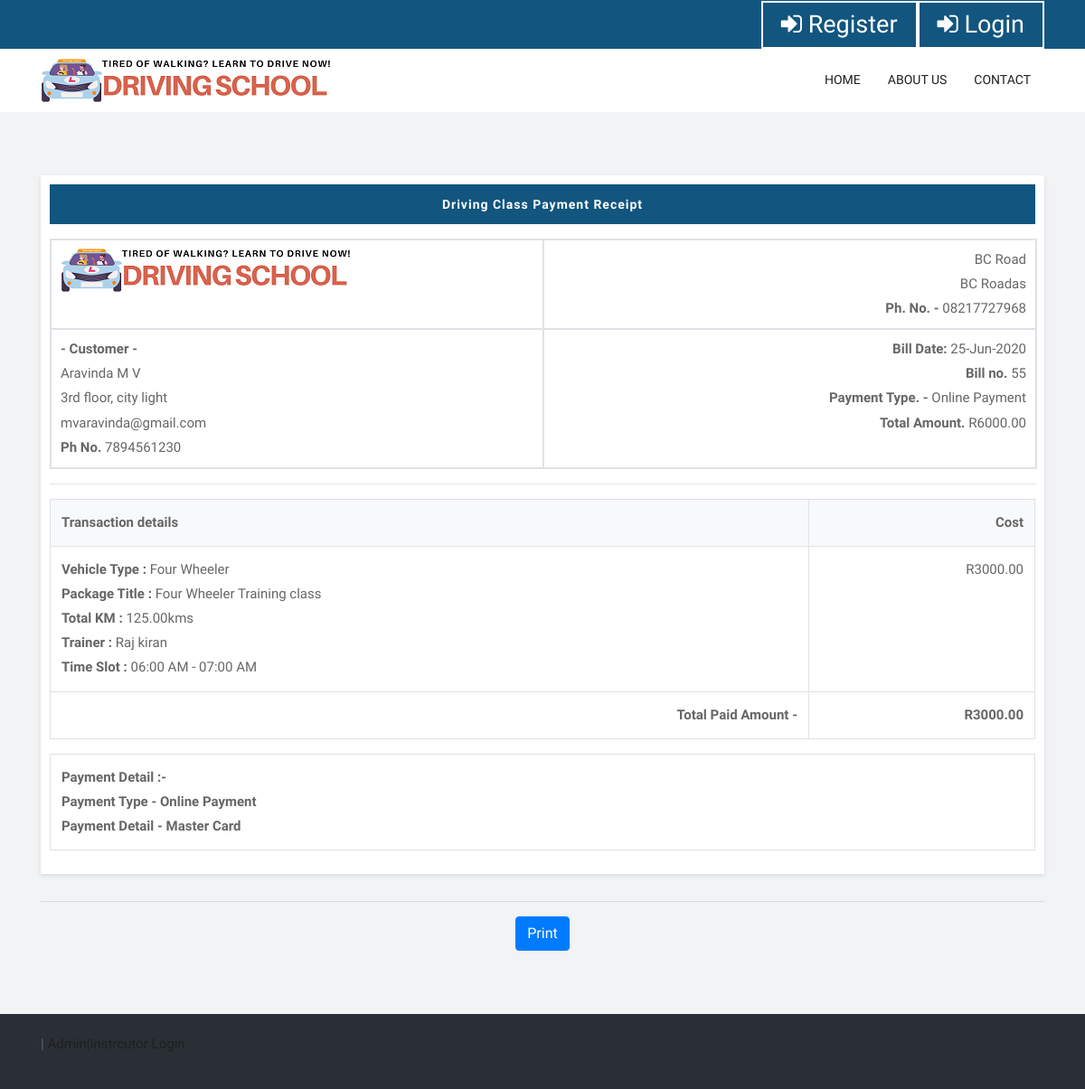
Screenshot of /school/drivingclassreceipt.php?insid=55 with the database file from the repository.
### tables this page shows
CREATE TABLE `package` (
  `package_id` int(10) NOT NULL,
  `branch_id` int(10) NOT NULL,
  `vehicle_type` varchar(20) NOT NULL,
  `package_title` varchar(250) NOT NULL,
  `package_cost` float(10,2) NOT NULL,
  `package_type` varchar(50) NOT NULL,
  `total_km` double(10,2) NOT NULL,
  `no_of_days` int(11) NOT NULL,
  `note` text NOT NULL,
  `status` varchar(10) NOT NULL
);

CREATE TABLE `branch` (
  `branch_id` int(10) NOT NULL,
  `branch_name` varchar(30) NOT NULL,
  `branch_address` text NOT NULL,
  `contact_no` varchar(15) NOT NULL,
  `status` varchar(10) NOT NULL
);

CREATE TABLE `customer` (
  `customer_id` int(10) NOT NULL,
  `customer_name` varchar(100) NOT NULL,
  `gender` varchar(10) NOT NULL,
  `dob` date NOT NULL,
  `customer_address` text NOT NULL,
  `cust_email` varchar(25) NOT NULL,
  `cust_mob` varchar(15) NOT NULL,
  `cust_password` varchar(25) NOT NULL,
  `profile_img` varchar(100) NOT NULL,
  `status` varchar(10) NOT NULL
);

CREATE TABLE `payment` (
  `payment_id` int(10) NOT NULL,
  `dl_id` int(10) DEFAULT NULL,
  `class_id` int(10) DEFAULT NULL,
  `llr_id` bigint(20) DEFAULT NULL,
  `payment_date` date NOT NULL,
  `paid_amt` float(10,2) DEFAULT NULL,
  `payment_detail` text DEFAULT NULL,
  `status` varchar(10) DEFAULT NULL
);

CREATE TABLE `driving_class` (
  `class_id` int(10) NOT NULL,
  `customer_id` int(10) NOT NULL,
  `branch_id` int(10) NOT NULL,
  `employee_id` int(10) NOT NULL,
  `vehicle_type` varchar(25) NOT NULL,
  `package_id` int(10) NOT NULL,
  `package_cost` float(10,2) NOT NULL,
  `start_date` date NOT NULL,
  `end_date` date NOT NULL,
  `timeslot_id` int(10) NOT NULL,
  `note` text NOT NULL,
  `status` varchar(10) NOT NULL
);

CREATE TABLE `employee` (
  `employee_id` int(10) NOT NULL,
  `branch_id` int(10) NOT NULL,
  `employee_name` varchar(25) NOT NULL,
  `employee_type` varchar(25) NOT NULL,
  `gender` varchar(10) NOT NULL,
  `login_id` varchar(25) NOT NULL,
  `password` varchar(25) NOT NULL,
  `email_id` varchar(50) NOT NULL,
  `profile` text NOT NULL,
  `address` text NOT NULL,
  `contact_no` varchar(15) NOT NULL,
  `certificate` varchar(100) NOT NULL,
  `profile_img` varchar(100) NOT NULL,
  `status` varchar(10) NOT NULL
);

CREATE TABLE `time_slots` (
  `timeslot_id` int(10) NOT NULL,
  `employee_id` int(10) NOT NULL,
  `start_time` time NOT NULL,
  `end_time` time NOT NULL,
  `status` varchar(10) NOT NULL
);

### school/drivingclassreceipt.php (the view, shortened to what this page needs)
<?php
include("header.php");
$sqlpayment = "SELECT * FROM payment WHERE payment_id='$_GET[insid]'";
$qsqlpayment = mysqli_query($con,$sqlpayment);
$rspayment = mysqli_fetch_array($qsqlpayment);
$paymenttype= unserialize($rspayment['payment_detail']);
$sqldriving_class = "SELECT driving_class.*,customer.customer_name,branch.branch_name,employee.employee_name,package.vehicle_type, time_slots.start_time FROM driving_class LEFT JOIN customer on driving_class.customer_id=customer.customer_id LEFT JOIN branch ON branch.branch_id=driving_class.branch_id LEFT JOIN employee ON employee.employee_id=driving_class.employee_id LEFT JOIN package ON package.package_id=driving_class.package_id LEFT JOIN time_slots ON time_slots.timeslot_id=driving_class.timeslot_id WHERE driving_class.class_id='$rspayment[class_id]'";
$qsqldriving_class = mysqli_query($con,$sqldriving_class);
$rsdriving_class = mysqli_fetch_array($qsqldriving_class);
$sqlpackage = "SELECT package.*,branch.* FROM package LEFT JOIN branch on package.branch_id=branch.branch_id WHERE package.package_id='$rsdriving_class[package_id]'";
$qsqlpackage = mysqli_query($con,$sqlpackage);
$rspackage = mysqli_fetch_array($qsqlpackage);
?>
	<div id="blog" class="blog-box">
		<div class="container">
		<div id="printableArea">
<div class="row">
	<div class="col-lg-12 col-md-12 col-sm-12">
		<div class="blog-inner">
<div class="item-meta">
	<a href="#"> <b>Driving Class Payment Receipt</b> </a>
</div>
<p>
	<table  id="datatable" class="table table-bordered">
		<tr>
			<td style="text-align: left;">
				<img src="images/logo.png" >
			</td>
			<td style="text-align: right;">
				<?php
				echo $rspackage['branch_name'] . "<br>";
				echo $rspackage['branch_address']. "<br>";
				echo "<b>Ph. No. -</b> ".$rspackage['contact_no'];
				?>
			</td>
		</tr>
		<tr>
			<td style="width: 50%;text-align: left;">
			<b>- Customer -</b><br>
<?php
	$sqlcustomer ="SELECT * FROM customer where customer_id='$rsdriving_class[customer_id]'";
	$qsqlcustomer = mysqli_query($con,$sqlcustomer);
	$rscustomer = mysqli_fetch_array($qsqlcustomer);
	echo $rscustomer['customer_name'] . "<br>";
	echo $rscustomer['customer_address'] . "<br>";
	echo $rscustomer['cust_email'] . "<br>";
	echo "<b>Ph No.</b> " .$rscustomer['cust_mob'] . "<br>";
?>
			</td>
			<td style="width: 50%;text-align: right;">
				<b>Bill Date:</b> <?php echo date("d-M-Y",strtotime($rspayment['payment_date'])); ?>
				<br><b>Bill no.</b>  <?php echo $rspayment['payment_id']; ?>
				<br><b>Payment Type. - </b> <?php echo $paymenttype[0]; ?>
				<br><b>Total Amount. </b> R<?php echo $rsdriving_class['package_cost']; ?>
			</td>
		</tr>
	</table>
	<hr>
	<table class="table table-bordered">
		<tr style="background-color: #f8f9fa;">
			<th style="text-align: left;">Transaction details</th>
			<th style="text-align: right; width: 250px;">Cost</th>
		</tr>
		<tr>
			<td style="text-align: left;">
<?php
echo "<b>Vehicle Type : </b>";
if($rspackage['vehicle_type'] =="Both")
{
	echo "Code 8 & Code 10";
}
else
{
	echo $rspackage['vehicle_type'];
}
echo "<br>";
echo "<b>Package Title : </b>" . $rspackage['package_title'] . "<br>";
echo "<b>Total KM : </b>" . $rspackage['total_km'] . "kms<br>";
echo "<b>Trainer :</b> " . ucfirst($rsdriving_class['employee_name']) . "<br>";
echo "<b>Time Slot :</b> ";
$sqltime_slots = "SELECT * FROM time_slots WHERE employee_id='$rsdriving_class[employee_id]'";
$qsqltime_slots = mysqli_query($con,$sqltime_slots);
$rstime_slots = mysqli_fetch_array($qsqltime_slots);
echo date("h:i A",strtotime($rstime_slots['start_time'])) . " - " . date("h:i A",strtotime($rstime_slots['end_time']));
?>
			</td>
			<td style="text-align: right;">R<?php echo $rspayment['paid_amt']; ?></td>
		</tr>
		<tr>
			<th style="text-align: right;">Total Paid Amount -</th>
			<th style="text-align: right;">R<?php echo $rspayment['paid_amt']; ?></th>
		</tr>
	</table>
	<table class="table table-bordered">
		<tr>
			<th style="text-align: left;"><b>Payment Detail :- </b>
			<br><b>Payment Type - </b> <?php echo $paymenttype[0]; ?>
			<br><b>Payment Detail - </b> <?php echo $paymenttype[1]; ?>
			</th>
		</tr>
	</table>
</p>
		</div>
<hr>
<center><input type="button" name="btnprint" id="btnprint" class="btn btn-primary" value="Print" onclick="printDiv('printableArea')"></center>
	</div>
</div>
</div>
		</div>
	</div>
<?php
include("footer.php");
?>

### school/css/style.css (style rules this page uses)
body { color: #666666; font-size: 15px; font-family: 'Catamaran', sans-serif; line-height: 1.80857; }
a { color: #1f1f1f; text-decoration: none !important; outline: none !important; -webkit-transition: all .3s ease-in-out; -moz-transition: all .3s ease-in-out; -ms-transition: all .3s ease-in-out; -o-transition: all .3s ease-in-out; transition: all .3s ease-in-out; }
a { color: #1f1f1f; text-decoration: none; outline: none; }
a, .btn { text-decoration: none !important; outline: none !important; -webkit-transition: all 0.5s ease-in-out 0s; -moz-transition: all 0.5s ease-in-out 0s; -ms-transition: all 0.5s ease-in-out 0s; -o-transition: all 0.5s ease-in-out 0s; transition: all 0.5s ease-in-out 0s; }
.blog-box { padding: 70px 0px; background-color: #f2f3f5; }
.blog-inner { background: #ffffff; text-align: center; margin-bottom: 30px; border: 10px solid #fff; box-shadow: 0 2px 5px rgba(0,0,0,.1); }
.blog-inner a { border-radius: 2px; transition: .2s; letter-spacing: 1px; padding: 10px 18px; background: #ffffff; color: #12557f; font-size: 14px; display: inline-block; line-height: 24px; }
.blog-inner .item-meta { background: #12557f; }
.blog-inner .item-meta a { background: #12557f; color: #ffffff; display: inline-block; border: none; }

### rows the page displays
package: branch.branch_name "BC Road", branch.branch_address "BC Roadas", branch.contact_no "08217727968", vehicle_type "Four Wheeler", package_title "Four Wheeler Training class", total_km "125.00"
customer: customer_name "Aravinda M V", customer_address "3rd floor, city light", cust_email "mvaravinda@gmail.com", cust_mob "7894561230"
payment: payment_date "25-Jun-2020", payment_id "55", payment_detail "Online Payment", paid_amt "3000.00", payment_detail "Master Card"
driving_class: package_cost "6000.00", employee.employee_name "Raj kiran"
time_slots: start_time "06:00 AM", end_time "07:00 AM"
